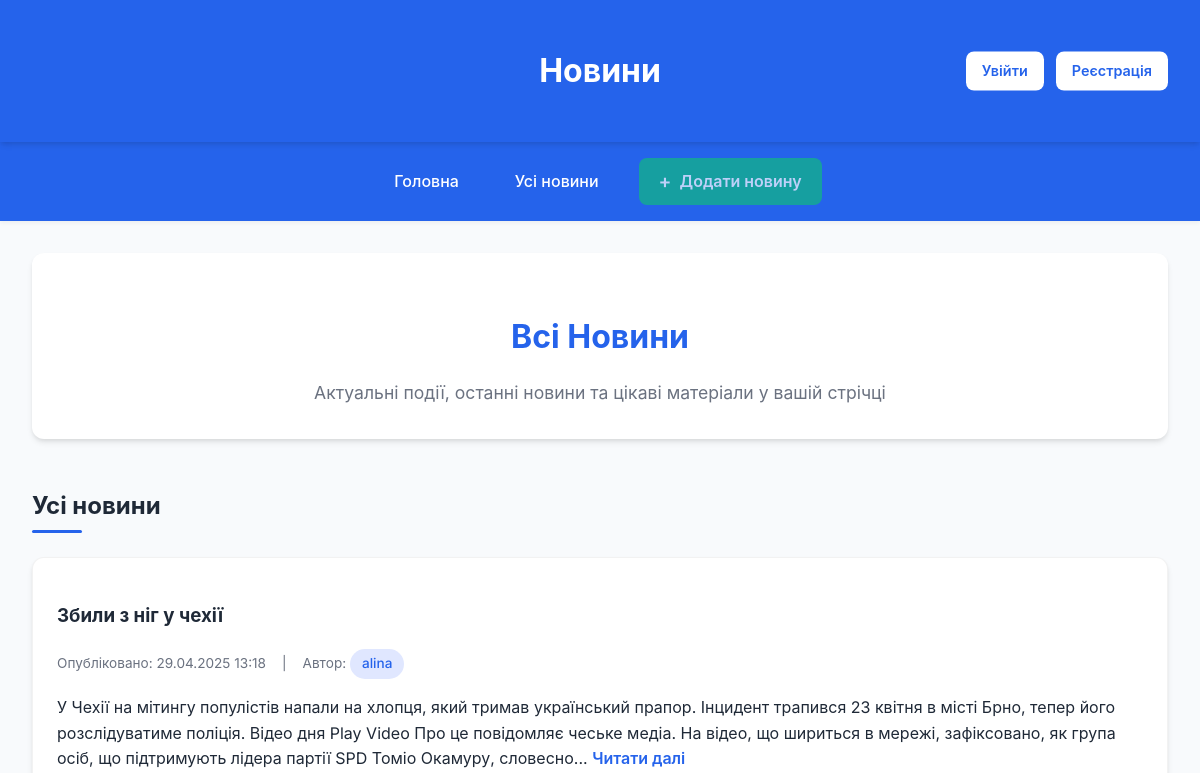
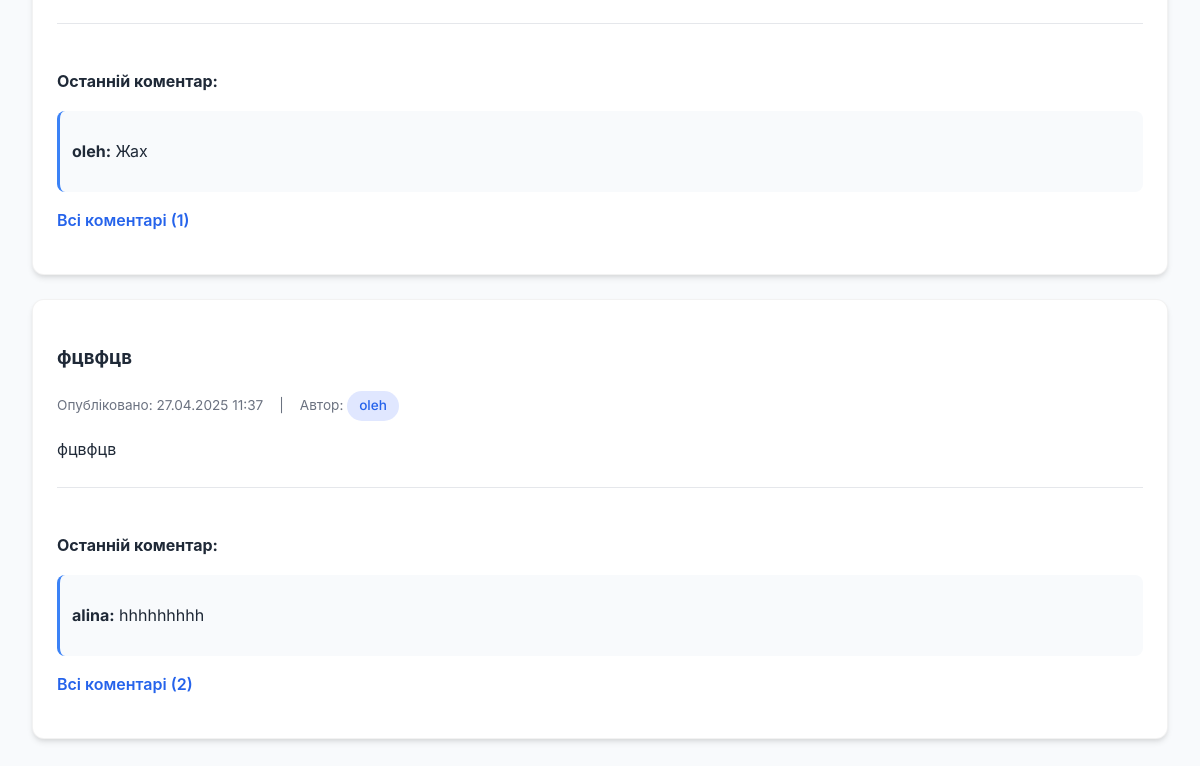
Before: /all_news/ with the older database file (2 pictures, top to bottom).
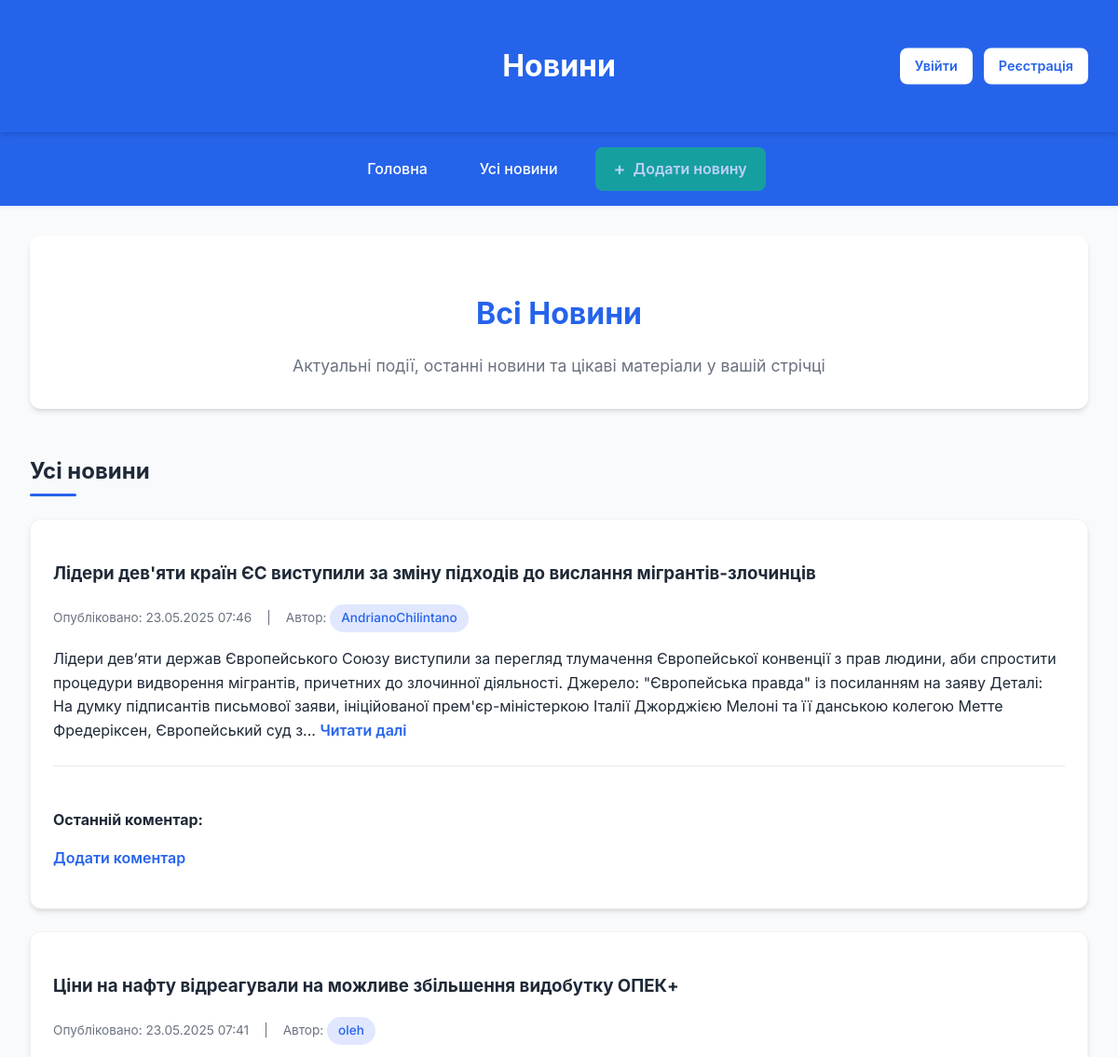
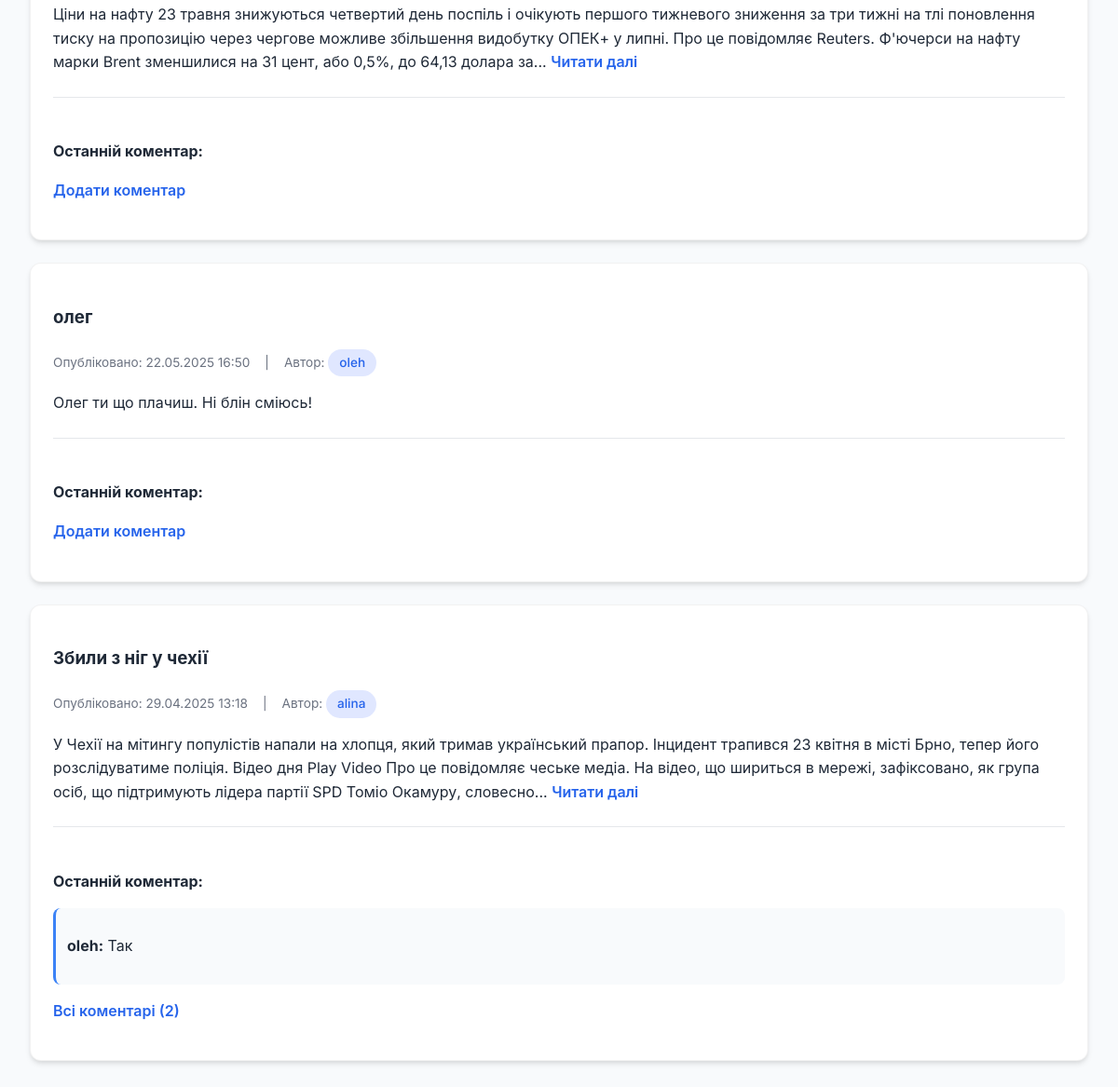
After: the same page with the newer database file (2 pictures, top to bottom).
### news/models.py (models this page shows, shortened)
class News(models.Model):
    title = models.CharField(max_length=200)
    content = models.TextField()
    image = models.ImageField(upload_to='news_images/', blank=True, null=True)
    created_at = models.DateTimeField(auto_now_add=True)
    author = models.ForeignKey(User, on_delete=models.CASCADE)
    class Meta:
        verbose_name = 'Новина'
        verbose_name_plural = 'Новини'

class Comment(models.Model):
    news = models.ForeignKey(News, on_delete=models.CASCADE, related_name='comments')
    author = models.ForeignKey(User, on_delete=models.CASCADE)
    content = models.TextField()
    created_at = models.DateTimeField(auto_now_add=True)

### news/views.py (the view)
# urls.py: path('all_news/', views.all_news, name='all_news'),
def all_news(request):
    news_list = News.objects.all().order_by('-created_at')
    context = {'news_list': news_list}
    return render(request, 'news/all_news.html', context)

### news/templates/news/all_news.html (shortened to what this page needs)
<!DOCTYPE html>
<html lang="uk">
<head>
</head>
<body>
<header>
  <h1>Новини</h1>
  <div class="auth-buttons">
    {% if user.is_authenticated %}
      <a href="/account">Акаунт</a>
    {% else %}
      <a href="/login/">Увійти</a>
      <a href="/register/">Реєстрація</a>
    {% endif %}
  </div>
</header>
<nav>
  <a href="/">Головна</a>
  <a href="/all_news/">Усі новини</a>
  {% if user.is_authenticated %}
    <div class="add-button">
      <a href="/add_news/">Додати новину</a>
    </div>
  {% else %}
    <div class="add-button disabled-button">
      <a href="#">Додати новину</a>
    </div>
  {% endif %}
</nav>
<main>
  <section id="home">
    <h2>Всі Новини</h2>
    <p>Актуальні події, останні новини та цікаві матеріали у вашій стрічці</p>
  </section>
  <section id="all-news">
    <h2>Усі новини</h2>
    <div id="newsContainer">
      {% for item in news_list %}
        <div class="news">
          <h3>{{ item.title }}</h3>
          <div class="news-meta">
            <span>Опубліковано: {{ item.created_at|date:"d.m.Y H:i" }}</span>
            <span>|</span>
            <span>Автор: <a href="/user_news/{{ item.author.username }}" class="author-btn">{{ item.author.username }}</a></span>
          </div>
          <p>
            {% with words=item.content.split %}
              {% if words|length > 50 %}
                {{ words|slice:":50"|join:" " }}...
                <a href="/news_detail/{{ item.id }}" class="read-more">Читати далі</a>
              {% else %}
                {{ item.content }}
              {% endif %}
            {% endwith %}
          </p>
          <div class="comments-section">
            <h4>Останній коментар:</h4>
            {% if item.comments.last %}
              <div class="comment">
                <p><strong>{{ item.comments.last.author.username }}:</strong> {{ item.comments.last.content }}</p>
              </div>
              <p><a href='/comments/{{ item.id }}' class="read-more">Всі коментарі ({{ item.comments.count }})</a></p>
            {% else %}
              <p><a href='/comments/{{ item.id }}' class="read-more">Додати коментар</a></p>
            {% endif %}
          </div>
        </div>
      {% empty %}
        <div class="news">
          <p>Новин поки що немає. Будьте першим, хто опублікує новину!</p>
        </div>
      {% endfor %}
    </div>
  </section>
</main>
</body>
</html>

Changed rows visible on the page:
removed News: title "фцвфцв", created_at "27.04.2025 11:37", author.username "oleh", content "фцвфцв", comments.last.author.username "alina", comments.last.content "hhhhhhhhh", comments.count "2"
added News: title "Лідери дев'яти країн ЄС виступили за зміну підходів до вислання мігрантів-злочинців", created_at "23.05.2025 07:46", author.username "AndrianoChilintano", content.split "Лідери дев’яти держав Європейського Союзу виступили за перегляд тлумачення Європейської конвенції з прав людини, аби спростити процедури видворення мігрантів, причетних до злочинної діяльності. Джерело: \"Європейська правда\" із посиланням на заяву Деталі: На думку підписантів письмової заяви, ініційованої прем'єр-міністеркою Італії Джорджією Мелоні та її данською колегою Метте Фредеріксен, Європейський суд з"
added News: title "Ціни на нафту відреагували на можливе збільшення видобутку ОПЕК+", created_at "23.05.2025 07:41", author.username "oleh", content.split "Ціни на нафту 23 травня знижуються четвертий день поспіль і очікують першого тижневого зниження за три тижні на тлі поновлення тиску на пропозицію через чергове можливе збільшення видобутку ОПЕК+ у липні. Про це повідомляє Reuters. Ф'ючерси на нафту марки Brent зменшилися на 31 цент, або 0,5%, до 64,13 долара за"
added News: title "олег", created_at "22.05.2025 16:50", author.username "oleh", content "Олег ти що плачиш. Ні блін сміюсь!"
computed for News "Збили з ніг у чехії": comments.last.content "Жах" → "Так"; comments.count "1" → "2"
